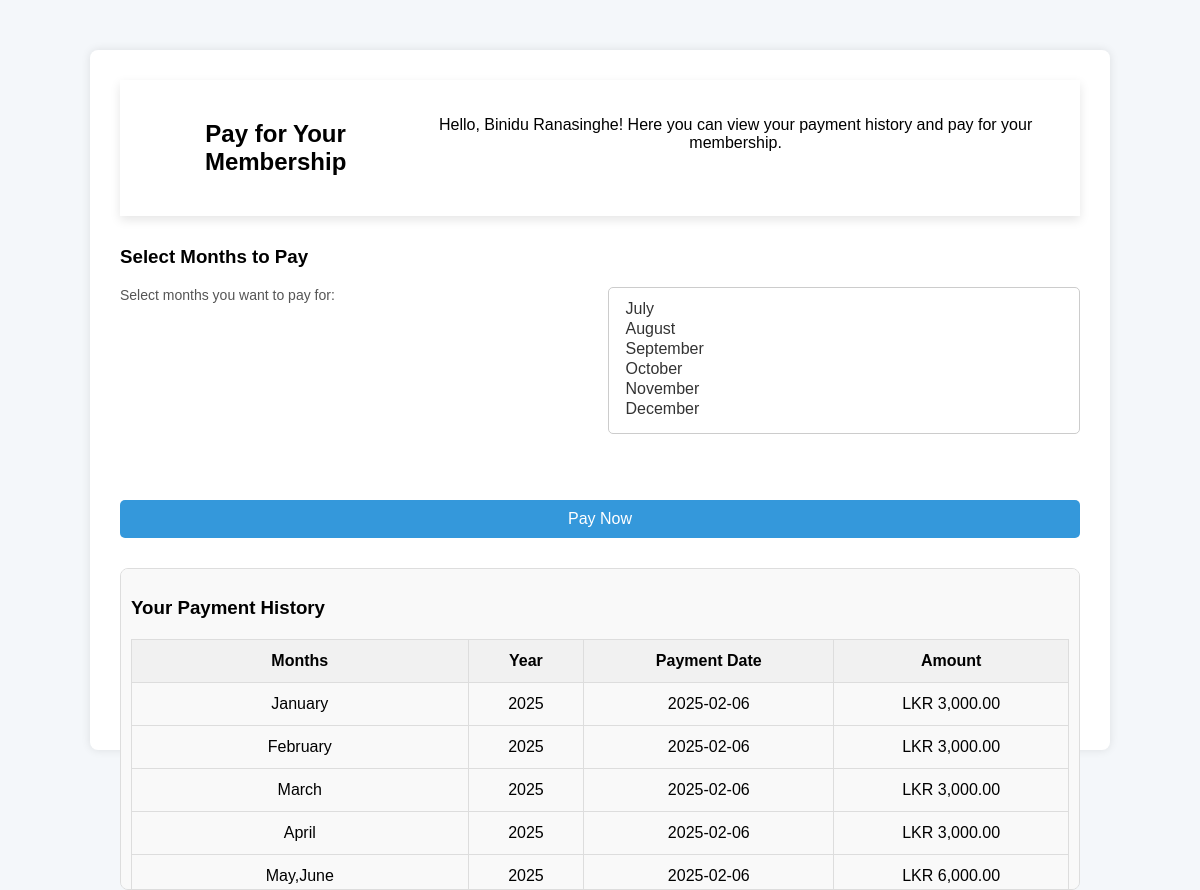
/pay.php?pay_id=0001, run on the app's committed database.
### tables this page shows
CREATE TABLE `users` (
  `id` varchar(4) NOT NULL,
  `name` varchar(255) NOT NULL,
  `gender` varchar(250) NOT NULL,
  `contact` varchar(250) NOT NULL,
  `schedule_type` varchar(250) NOT NULL,
  `weigth` int(250) NOT NULL,
  `payment_day` varchar(250) NOT NULL,
  `schedule_day` varchar(250) NOT NULL,
  `birthday` date NOT NULL,
  `registered_date` timestamp NOT NULL DEFAULT CURRENT_TIMESTAMP
);

CREATE TABLE `payment` (
  `id` int(11) NOT NULL,
  `months` varchar(250) NOT NULL,
  `year` varchar(250) NOT NULL,
  `payment_date` date NOT NULL,
  `amount` int(250) NOT NULL
);

### pay.php (the view, shortened to what this page needs)
<?php
$payId = $_GET['pay_id'];
include('config.php');
$sql = "SELECT id, name, schedule_type FROM users WHERE id = $payId";
$result = $conn->query($sql);
$user = $result->fetch_assoc();
$currentYear = date('Y');
$sqlPaidMonths = "SELECT months FROM payment WHERE id = $payId AND year = $currentYear";
$paidMonthsResult = $conn->query($sqlPaidMonths);
$paidMonths = [];
if ($paidMonthsResult->num_rows > 0) {
    while ($row = $paidMonthsResult->fetch_assoc()) {
        $paidMonthsArray = explode(',', $row['months']);
        $paidMonths = array_merge($paidMonths, $paidMonthsArray);
    }
}
$sqlHistory = "SELECT months, year, payment_date, amount FROM payment WHERE id = $payId ORDER BY payment_date DESC";
$paymentHistory = $conn->query($sqlHistory);
?>
<!DOCTYPE html>
<html lang="en">
<head>
    <link rel="stylesheet" href="css/dashboard.css">
    <link rel="stylesheet" href="https://cdnjs.cloudflare.com/ajax/libs/font-awesome/6.0.0-beta3/css/all.min.css">
</head>
<body>
<div class="container">
    <div class="header">
        <h2>Pay for Your Membership</h2>
        <p>Hello, <?php echo htmlspecialchars($user['name']); ?>! Here you can view your payment history and pay for your membership.</p>
    </div>
    <div class="payment-form">
        <h3>Select Months to Pay</h3>
        <form method="POST" action="pay.php?pay_id=<?php echo $payId; ?>">
            <label>Select months you want to pay for:</label>
            <select name="months[]" multiple size="6">
                <?php
                $allMonths = ["January", "February", "March", "April", "May", "June", "July", "August", "September", "October", "November", "December"];
                foreach ($allMonths as $month) {
                    if (!in_array($month, $paidMonths)) {
                        echo "<option value=\"$month\">$month</option>";
                    }
                }
                ?>
            </select>
            <br><br>
            <button type="submit" id="payButton" name="pay" onclick="setButtonName()">Pay Now</button>
        </form>
    </div>
    <div class="payment-history">
        <h3>Your Payment History</h3>
        <table>
            <thead>
                <tr>
                    <th>Months</th>
                    <th>Year</th>
                    <th>Payment Date</th>
                    <th>Amount</th>
                </tr>
            </thead>
            <tbody>
                <?php if ($paymentHistory->num_rows > 0): ?>
                    <?php while ($row = $paymentHistory->fetch_assoc()): ?>
                        <tr>
                            <td><?php echo htmlspecialchars($row['months']); ?></td>
                            <td><?php echo htmlspecialchars($row['year']); ?></td>
                            <td><?php echo htmlspecialchars($row['payment_date']); ?></td>
                            <td>LKR <?php echo number_format($row['amount'], 2); ?></td>
                        </tr>
                    <?php endwhile; ?>
                <?php else: ?>
                    <tr><td colspan="4">No payment history found.</td></tr>
                <?php endif; ?>
            </tbody>
        </table>
    </div>
</div>
</body>
</html>

### css/dashboard.css (style rules this page uses)
body { font-family: 'Roboto', sans-serif; margin: 0; padding: 0; background-color: #f4f4f9; display: flex; height: 100vh; }
.header { background-color: #fff; display: flex; justify-content: space-between; padding: 20px; box-shadow: 0 4px 10px rgba(0, 0, 0, 0.1); }
.container { padding: 20px; }
form { display: grid; grid-template-columns: 1fr 1fr; gap: 15px; margin-bottom: 30px; }
form label { font-size: 14px; color: #555; }
form input, form select { padding: 10px; border: 1px solid #ddd; border-radius: 5px; font-size: 14px; }
form button { grid-column: span 2; padding: 12px; background-color: #3498db; color: white; border: none; border-radius: 5px; font-size: 16px; cursor: pointer; }
table { width: 100%; margin-top: 20px; border-collapse: collapse; }
table thead { background-color: #f4f4f4; }
table th, table td { padding: 12px; text-align: left; border: 1px solid #ddd; }
table th { background-color: #f4f4f4; font-weight: bold; }
table tr:nth-child(even) { background-color: #f9f9f9; }

### pay.php (style rules this page uses)
body { font-family: Arial, sans-serif; background-color: #f4f7fa; margin: 0; padding: 0; }
.container { width: 80%; margin: 50px auto; background-color: white; padding: 30px; border-radius: 8px; box-shadow: 0 0 10px rgba(0, 0, 0, 0.1); }
.header { text-align: center; margin-bottom: 30px; }
.payment-form { margin-bottom: 30px; }
.payment-history { margin-top: 20px; max-height: 300px; overflow-y: auto; border: 1px solid #ddd; border-radius: 8px; background-color: #f9f9f9; padding: 10px; }
.payment-history table { width: 100%; border-collapse: collapse; }
.payment-history th, .payment-history td { padding: 12px; text-align: center; border: 1px solid #ddd; }
.payment-history th { background-color: #f1f1f1; }
.payment-form select, .payment-form button { padding: 10px; font-size: 16px; }
.payment-form button { background-color: #3498db; color: white; border: none; cursor: pointer; }
select[name="months[]"] { width: 100%; padding: 12px 15px; font-size: 16px; border: 1px solid #ccc; border-radius: 5px; background-color: #fff; color: #333; }

### data on the page
users: name "Binidu Ranasinghe"
payment: months "January", year "2025", payment_date "2025-02-06", amount "3,000.00"
payment: months "February", year "2025", payment_date "2025-02-06", amount "3,000.00"
payment: months "March", year "2025", payment_date "2025-02-06", amount "3,000.00"
payment: months "April", year "2025", payment_date "2025-02-06", amount "3,000.00"
payment: months "May,June", year "2025", payment_date "2025-02-06", amount "6,000.00"
